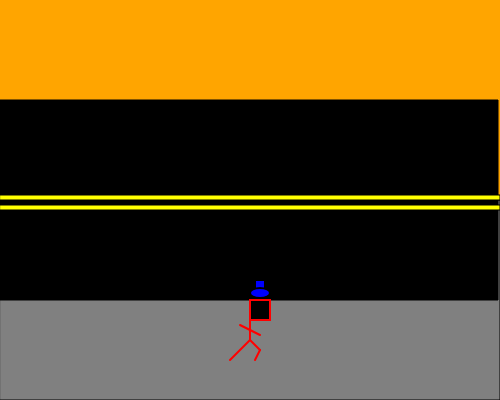
Frame 1 (no input)
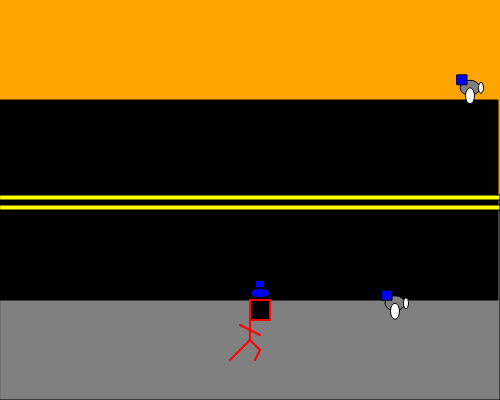
Frame 60 (no input)
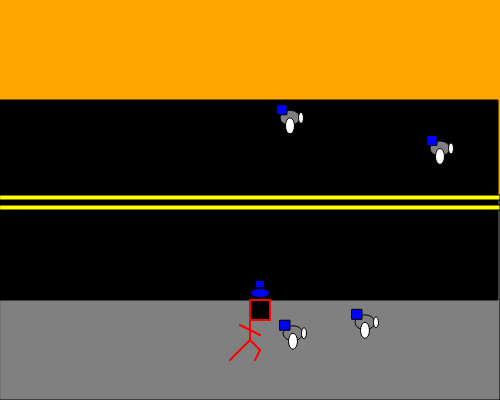
Frame 120 (the mouse pressed at the canvas centre since frame 60)

The p5.js sketch that drew these frames (run headless with seeded random() and noise() and a simulated clock; from frame 60 on, the mouse is pressed at the canvas centre):

// p5.js sketch
// ── sketch.js
//create an empty array called balls
let balls = [];

//create a variable to hold your avatar
let me;


function setup() {
  createCanvas(500, 400);

  //make one avatar called me
  me = new Avatar(width/2, 300, 3);

}

function draw(){
	background("orange");
  fill("grey")
  rect(0,200,500,200)
  fill("black");
  rect(0,100,498,200);
  fill("yellow");
  rect(0,195,500,5);
  rect(0,205,500,5);


  me.drawMe();
  me.moveMe();

  if (frameCount % 25 == 0) {
      let  b = new Ball(width, random(0,height), -3);
      balls.push(b);
      console.log(balls); //print the balls array to the console
    }

//	draw all the balls in that array
	for (let i = 0; i < balls.length; i++) {
	 	      balls[i].drawBall();
       	  balls[i].moveBall();
        	balls[i].bounceBall();
	  }

}

//avatar class
class Avatar {

	constructor(x,y, speed){ //every avatar needs an x value, a y value, and a speed
		    this.x = x;
    		this.y = y;
        this.speed = speed;
	}

	drawMe(){  // draw the running person
    		stroke("red");
        strokeWeight(2);
    		fill("black");
		    rect(this.x,this.y,20,20);
        line(this.x,this.y, this.x, this.y+40);
        line(this.x, this.y+40, this.x-20, this.y+60); //back left leg
        line(this.x, this.y+40, this.x+10, this.y+50); // right leg
        line(this.x+10, this.y+50, this.x+5, this.y+60);//right leg
        line(this.x-10, this.y+25, this.x+10, this.y+35);
        fill("blue");
        stroke("black");
        rect(this.x+5, this.y-20, 10,10);
        ellipse(this.x+10,this.y-7,20,10);


}



	moveMe(){
    if (keyIsDown(UP_ARROW)) { //if you hold the up arrow, move up by speed
       this.y -= this.speed+5;
    }

    if (keyIsDown(DOWN_ARROW)) { // if you hold the down arrow, move down by speed
        this.y += this.speed+10;
    }
	}

  die(){

  }

}


//ball class from which to create new balls with similar properties.
class Ball {

	//every ball needs an x value, a y value, and a speed
	constructor(x,y, speed){
		this.x = x;
    this.y = y;
    this.speed = speed;
	}

	// draw a ball on the screen at x,y
	drawBall(){
    	stroke(0);
      strokeWeight(1);
    	fill("grey");
		  ellipse(this.x,this.y,20,15);
      fill("blue");
      rect(this.x-13,this.y-13,10,10);
      fill("dark grey")
      ellipse(this.x+11,this.y,5,11)
      ellipse(this.x,this.y+8,9,16)
	}

	//update the location of the ball, so it moves across the screen
	moveBall(){
		this.x = this.x+ this.speed;
		this.y = this.y+.5;
	}

	//if the ball hits the person, change the speed value to negative (send it in the opposite direction)
  	bounceBall(){
    		if (this.x >= me.x-30 && this.x <= me.x+5 && this.y > me.y-40 && this.y < me.y+40){
      			this.speed = -this.speed;
    		}
  	}

}
